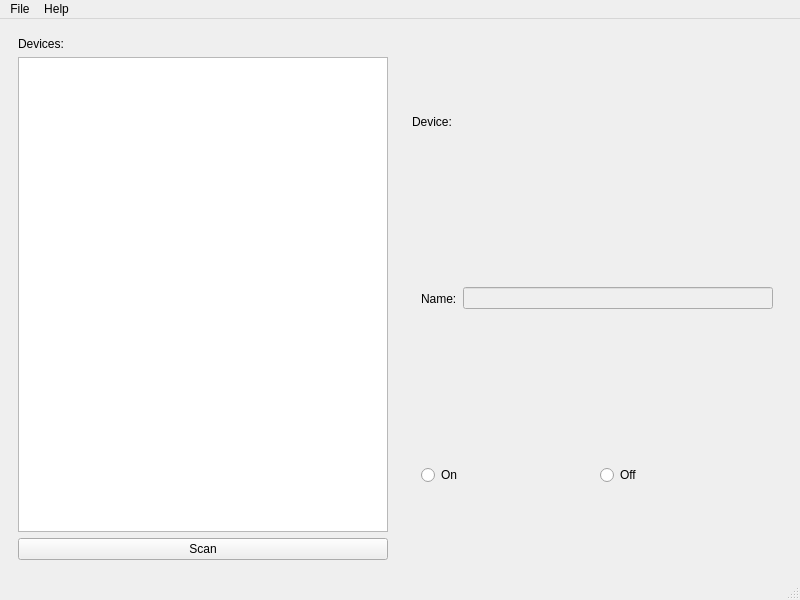
<?xml version="1.0" encoding="UTF-8"?>
<ui version="4.0">
 <class>MainWindow</class>
 <widget class="QMainWindow" name="MainWindow">
  <property name="geometry">
   <rect>
    <x>0</x>
    <y>0</y>
    <width>800</width>
    <height>600</height>
   </rect>
  </property>
  <property name="windowTitle">
   <string>My MusicCast Controller</string>
  </property>
  <widget class="QWidget" name="centralwidget">
   <layout class="QHBoxLayout" name="horizontalLayout">
    <item>
     <widget class="QWidget" name="left_widget" native="true">
      <layout class="QVBoxLayout" name="verticalLayout">
       <item>
        <widget class="QLabel" name="left_label">
         <property name="text">
          <string>Devices:</string>
         </property>
        </widget>
       </item>
       <item>
        <widget class="QListWidget" name="devices_listWidget"/>
       </item>
       <item>
        <widget class="QPushButton" name="scan_pushButton">
         <property name="text">
          <string>Scan</string>
         </property>
        </widget>
       </item>
      </layout>
     </widget>
    </item>
    <item>
     <widget class="QWidget" name="right_widget" native="true">
      <layout class="QVBoxLayout" name="verticalLayout_2">
       <item>
        <widget class="QLabel" name="right_label">
         <property name="text">
          <string>Device:</string>
         </property>
        </widget>
       </item>
       <item>
        <widget class="QWidget" name="name_widget" native="true">
         <layout class="QHBoxLayout" name="horizontalLayout_2">
          <item>
           <widget class="QLabel" name="name_label">
            <property name="text">
             <string>Name:</string>
            </property>
           </widget>
          </item>
          <item>
           <widget class="QLineEdit" name="name_lineEdit">
            <property name="enabled">
             <bool>false</bool>
            </property>
           </widget>
          </item>
         </layout>
        </widget>
       </item>
       <item>
        <widget class="QWidget" name="power_widget" native="true">
         <layout class="QHBoxLayout" name="horizontalLayout_3">
          <item>
           <widget class="QRadioButton" name="on_radioButton">
            <property name="text">
             <string>On</string>
            </property>
           </widget>
          </item>
          <item>
           <widget class="QRadioButton" name="off_radioButton">
            <property name="text">
             <string>Off</string>
            </property>
           </widget>
          </item>
         </layout>
        </widget>
       </item>
      </layout>
     </widget>
    </item>
   </layout>
  </widget>
  <widget class="QMenuBar" name="menubar">
   <property name="geometry">
    <rect>
     <x>0</x>
     <y>0</y>
     <width>800</width>
     <height>22</height>
    </rect>
   </property>
   <widget class="QMenu" name="menuFile">
    <property name="title">
     <string>File</string>
    </property>
    <addaction name="actionSetting"/>
    <addaction name="separator"/>
    <addaction name="actionExit"/>
   </widget>
   <widget class="QMenu" name="menuHilfe">
    <property name="title">
     <string>Help</string>
    </property>
    <addaction name="actionAbout"/>
   </widget>
   <addaction name="menuFile"/>
   <addaction name="menuHilfe"/>
  </widget>
  <widget class="QStatusBar" name="statusbar"/>
  <action name="actionSetting">
   <property name="text">
    <string>Setting...</string>
   </property>
  </action>
  <action name="actionExit">
   <property name="text">
    <string>Exit</string>
   </property>
  </action>
  <action name="actionAbout">
   <property name="text">
    <string>About</string>
   </property>
  </action>
 </widget>
 <resources/>
 <connections>
  <connection>
   <sender>actionExit</sender>
   <signal>triggered()</signal>
   <receiver>MainWindow</receiver>
   <slot>close()</slot>
   <hints>
    <hint type="sourcelabel">
     <x>-1</x>
     <y>-1</y>
    </hint>
    <hint type="destinationlabel">
     <x>399</x>
     <y>299</y>
    </hint>
   </hints>
  </connection>
 </connections>
</ui>
